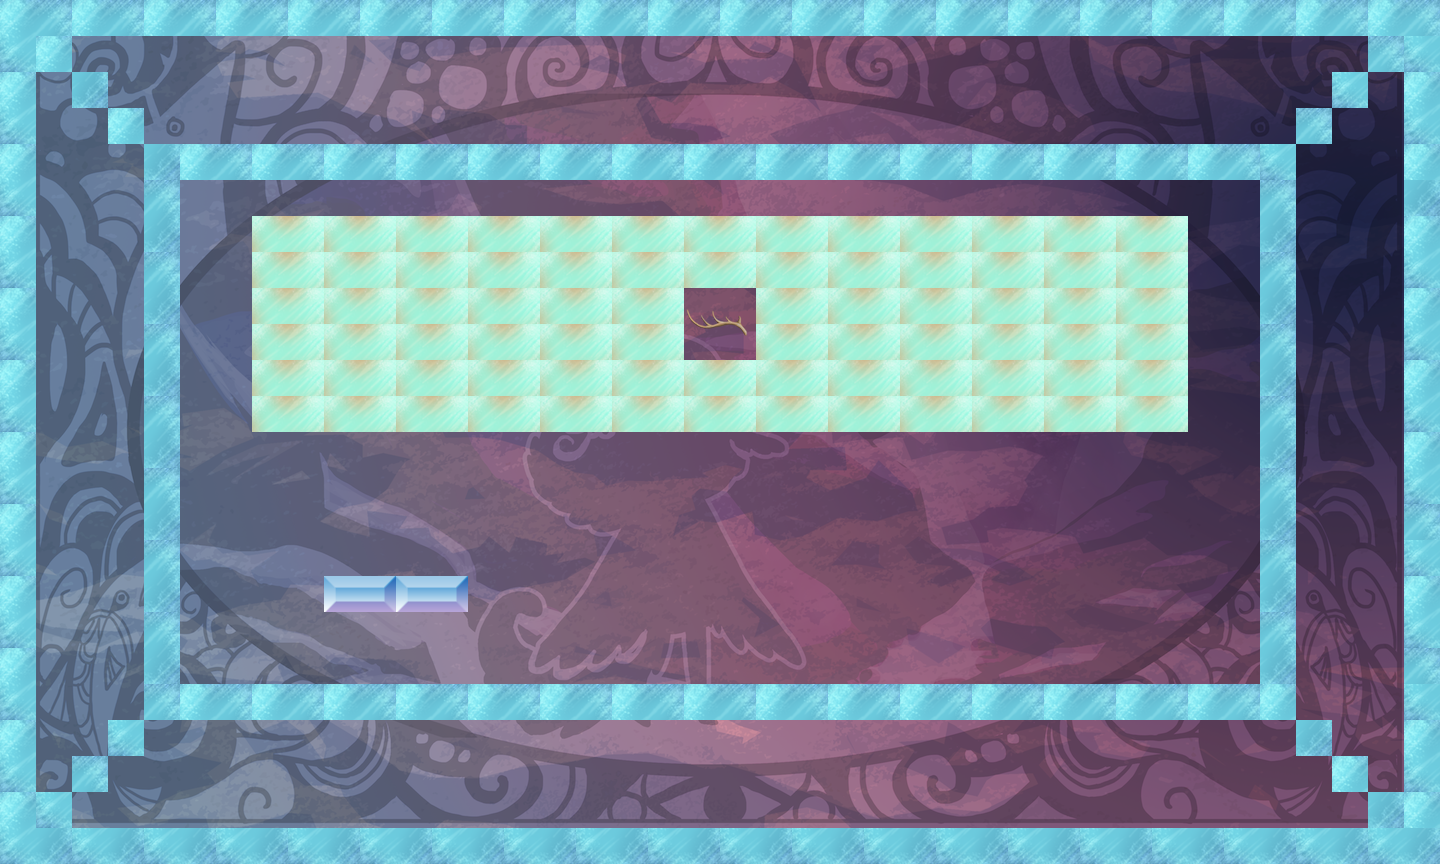

Rendered tile map (Tiled .tmx) drawn with the repository's tilesets; below, a short description and the map source with its tile grids summarised:
An orthogonal 40x24 tile map with 36x36 px tiles, 2 tile layers (bg, tiles), 21 tilesets.

<map version="1.0" orientation="orthogonal" width="40" height="24" tilewidth="36" tileheight="36">
 <properties>
  <property name="itemGoal" value="0" />
  <property name="itemSize" value="0" />
  <property name="playerLocation" value="!json! {&quot;x&quot;: 20, &quot;y&quot;:12 }" />
  <property name="tutorial" value="false" />
 </properties>
 <tileset firstgid="1" name="bg" tilewidth="1440" tileheight="864">
  <tileoffset x="-720" y="432" />
  <image source="../../../art/bg.png" width="1440" height="864" />
 </tileset>
 <tileset firstgid="2" name="redWall" tilewidth="36" tileheight="36">
  <image source="../../../art/redWall.png" width="72" height="72" />
  <tile id="0">
   <properties>
    <property name="bodyType" value="static" />
    <property name="collType" value="solid" />
    <property name="func" value="redWallCollision" />
    <property name="name" value="redWall" />
    <property name="physics:bounce" value="0" />
    <property name="physics:enabled" value="true" />
   </properties>
  </tile>
  <tile id="1">
   <properties>
    <property name="bodyType" value="static" />
    <property name="collType" value="solid" />
    <property name="func" value="redWallCollision" />
    <property name="name" value="redWall" />
    <property name="physics:bounce" value="0" />
    <property name="physics:enabled" value="true" />
   </properties>
  </tile>
  <tile id="2">
   <properties>
    <property name="bodyType" value="static" />
    <property name="collType" value="solid" />
    <property name="func" value="redWallCollision" />
    <property name="name" value="redWall" />
    <property name="physics:bounce" value="0" />
    <property name="physics:enabled" value="true" />
   </properties>
  </tile>
  <tile id="3">
   <properties>
    <property name="bodyType" value="static" />
    <property name="collType" value="solid" />
    <property name="func" value="redWallCollision" />
    <property name="name" value="redWall" />
    <property name="physics:bounce" value="0" />
    <property name="physics:enabled" value="true" />
   </properties>
  </tile>
 </tileset>
 <tileset firstgid="6" name="aura" tilewidth="72" tileheight="72">
  <image source="../../../art/aura.png" width="72" height="72" />
  <tile id="0">
   <properties>
    <property name="bodyType" value="static" />
    <property name="collType" value="passThru" />
    <property name="func" value="blueAuraCollision" />
    <property name="name" value="blueAura" />
    <property name="physics:bounce" value="0" />
    <property name="physics:enabled" value="true" />
   </properties>
  </tile>
 </tileset>
 <tileset firstgid="7" name="rune" tilewidth="72" tileheight="72">
  <image source="../../../art/rune.png" width="72" height="72" />
  <tile id="0">
   <properties>
    <property name="bodyType" value="static" />
    <property name="collType" value="passThru" />
    <property name="func" value="runeCollision" />
    <property name="name" value="rune" />
    <property name="physics:bounce" value="0" />
    <property name="physics:enabled" value="true" />
   </properties>
  </tile>
 </tileset>
 <tileset firstgid="8" name="key" tilewidth="72" tileheight="72">
  <image source="../../../art/antler.png" width="72" height="72" />
  <tile id="0">
   <properties>
    <property name="bodyType" value="static" />
    <property name="collType" value="passThru" />
    <property name="collectible" value="true" />
    <property name="func" value="keyCollision" />
    <property name="name" value="key" />
    <property name="physics:bounce" value="0" />
    <property name="physics:enabled" value="true" />
   </properties>
  </tile>
 </tileset>
 <tileset firstgid="9" name="blueWall" tilewidth="36" tileheight="36">
  <image source="../../../art/blueWall.png" width="72" height="72" />
  <tile id="0">
   <properties>
    <property name="bodyType" value="static" />
    <property name="collType" value="wall" />
    <property name="func" value="blueWallCollision" />
    <property name="name" value="blueWall" />
    <property name="physics:bounce" value="0" />
    <property name="physics:enabled" value="true" />
   </properties>
  </tile>
  <tile id="1">
   <properties>
    <property name="bodyType" value="static" />
    <property name="collType" value="wall" />
    <property name="func" value="blueWallCollision" />
    <property name="name" value="blueWall" />
    <property name="physics:bounce" value="0" />
    <property name="physics:enabled" value="true" />
   </properties>
  </tile>
  <tile id="2">
   <properties>
    <property name="bodyType" value="static" />
    <property name="collType" value="wall" />
    <property name="func" value="blueWallCollision" />
    <property name="name" value="blueWall" />
    <property name="physics:bounce" value="0" />
    <property name="physics:enabled" value="true" />
   </properties>
  </tile>
  <tile id="3">
   <properties>
    <property name="bodyType" value="static" />
    <property name="collType" value="wall" />
    <property name="func" value="blueWallCollision" />
    <property name="name" value="blueWall" />
    <property name="physics:bounce" value="0" />
    <property name="physics:enabled" value="true" />
   </properties>
  </tile>
 </tileset>
 <tileset firstgid="13" name="greenWall" tilewidth="36" tileheight="36">
  <image source="../../../art/greenWall.png" width="72" height="72" />
  <tile id="0">
   <properties>
    <property name="bodyType" value="static" />
    <property name="collType" value="solid" />
    <property name="func" value="greenWallCollision" />
    <property name="name" value="greenWall" />
    <property name="physics:bounce" value="0" />
    <property name="physics:enabled" value="static" />
   </properties>
  </tile>
  <tile id="1">
   <properties>
    <property name="bodyType" value="static" />
    <property name="collType" value="solid" />
    <property name="func" value="greenWallCollision" />
    <property name="name" value="greenWall" />
    <property name="physics:bounce" value="0" />
    <property name="physics:enabled" value="true" />
   </properties>
  </tile>
  <tile id="2">
   <properties>
    <property name="bodyType" value="static" />
    <property name="collType" value="solid" />
    <property name="func" value="greenWallCollision" />
    <property name="name" value="greenWall" />
    <property name="physics:bounce" value="0" />
    <property name="physics:enabled" value="true" />
   </properties>
  </tile>
  <tile id="3">
   <properties>
    <property name="bodyType" value="static" />
    <property name="collType" value="solid" />
    <property name="func" value="greenWallCollision" />
    <property name="name" value="greenWall" />
    <property name="physics:bounce" value="0" />
    <property name="physics:enabled" value="true" />
   </properties>
  </tile>
 </tileset>
 <tileset firstgid="17" name="lockedDoor" tilewidth="72" tileheight="72">
  <image source="../../../art/lockeddoor.png" width="72" height="72" />
  <tile id="0">
   <properties>
    <property name="bodyType" value="static" />
    <property name="collType" value="solid" />
    <property name="func" value="lockedDoorCollision" />
    <property name="name" value="lockedDoor" />
    <property name="physics:bounce" value="0" />
    <property name="physics:enabled" value="true" />
   </properties>
  </tile>
 </tileset>
 <tileset firstgid="18" name="runeblue" tilewidth="72" tileheight="72">
  <image source="../../../art/runeblue.png" width="72" height="72" />
  <tile id="0">
   <properties>
    <property name="bodyType" value="static" />
    <property name="collType" value="passThru" />
    <property name="func" value="runeCollision" />
    <property name="name" value="blueRune" />
    <property name="physics:bounce" value="0" />
    <property name="physics:enabled" value="true" />
   </properties>
  </tile>
 </tileset>
 <tileset firstgid="19" name="runegreen" tilewidth="72" tileheight="72">
  <image source="../../../art/runegreen.png" width="72" height="72" />
  <tile id="0">
   <properties>
    <property name="bodyType" value="static" />
    <property name="collType" value="passThru" />
    <property name="func" value="runeCollision" />
    <property name="name" value="greenRune" />
    <property name="physics:bounce" value="0" />
    <property name="physics:enabled" value="true" />
   </properties>
  </tile>
 </tileset>
 <tileset firstgid="20" name="runepink" tilewidth="72" tileheight="72">
  <image source="../../../art/runepink.png" width="72" height="72" />
  <tile id="0">
   <properties>
    <property name="bodyType" value="static" />
    <property name="collType" value="passThru" />
    <property name="func" value="runeCollision" />
    <property name="name" value="pinkRune" />
    <property name="physics:bounce" value="0" />
    <property name="physics:enabled" value="true" />
   </properties>
  </tile>
 </tileset>
 <tileset firstgid="21" name="runepurple" tilewidth="72" tileheight="72">
  <image source="../../../art/runepurple.png" width="72" height="72" />
  <tile id="0">
   <properties>
    <property name="bodyType" value="static" />
    <property name="collType" value="passThru" />
    <property name="func" value="runeCollision" />
    <property name="name" value="purpleRune" />
    <property name="physics:bounce" value="0" />
    <property name="physics:enabled" value="true" />
   </properties>
  </tile>
 </tileset>
 <tileset firstgid="22" name="runeyellow" tilewidth="72" tileheight="72">
  <image source="../../../art/runeyellow.png" width="72" height="72" />
  <tile id="0">
   <properties>
    <property name="bodyType" value="static" />
    <property name="collType" value="passThru" />
    <property name="func" value="runeCollision" />
    <property name="name" value="yellowRune" />
    <property name="physics:bounce" value="0" />
    <property name="physics:enabled" value="true" />
   </properties>
  </tile>
 </tileset>
 <tileset firstgid="23" name="greenAura1" tilewidth="72" tileheight="72">
  <image source="../../../art/greenaura1.png" width="72" height="72" />
  <tile id="0">
   <properties>
    <property name="bodyType" value="static" />
    <property name="collType" value="passThru" />
    <property name="func" value="greenAuraCollision" />
    <property name="name" value="greenAura" />
    <property name="physics:bounce" value="0" />
    <property name="physics:enabled" value="true" />
   </properties>
  </tile>
 </tileset>
 <tileset firstgid="24" name="greenAura2" tilewidth="72" tileheight="72">
  <image source="../../../art/greenaura2.png" width="72" height="72" />
  <tile id="0">
   <properties>
    <property name="bodyType" value="static" />
    <property name="collType" value="passThru" />
    <property name="func" value="greenAuraCollision" />
    <property name="name" value="greenAura" />
    <property name="physics:bounce" value="0" />
    <property name="physics:enabled" value="true" />
   </properties>
  </tile>
 </tileset>
 <tileset firstgid="25" name="whiteAura" tilewidth="72" tileheight="72">
  <image source="../../../art/whiteaura.png" width="72" height="72" />
  <tile id="0">
   <properties>
    <property name="bodyType" value="static" />
    <property name="collType" value="passThru" />
    <property name="func" value="whiteAuraCollision" />
    <property name="name" value="whiteAura" />
    <property name="physics:bounce" value="0" />
    <property name="physics:enabled" value="true" />
   </properties>
  </tile>
 </tileset>
 <tileset firstgid="26" name="redAura" tilewidth="72" tileheight="72">
  <image source="../../../art/redaura.png" width="72" height="72" />
  <tile id="0">
   <properties>
    <property name="bodyType" value="static" />
    <property name="collType" value="passThru" />
    <property name="func" value="redAuraCollision" />
    <property name="name" value="redAura" />
    <property name="physics:bounce" value="0" />
    <property name="physics:enabled" value="true" />
   </properties>
  </tile>
 </tileset>
 <tileset firstgid="27" name="redAura1" tilewidth="72" tileheight="72">
  <image source="../../../art/redaura1.png" width="72" height="72" />
  <tile id="0">
   <properties>
    <property name="bodyType" value="static" />
    <property name="collType" value="passThru" />
    <property name="func" value="redAuraCollision" />
    <property name="name" value="redAura" />
    <property name="physics:bounce" value="0" />
    <property name="physics:enabled" value="true" />
   </properties>
  </tile>
 </tileset>
 <tileset firstgid="28" name="redAura2" tilewidth="72" tileheight="72">
  <image source="../../../art/redaura2.png" width="72" height="72" />
  <tile id="0">
   <properties>
    <property name="bodyType" value="static" />
    <property name="collType" value="passThru" />
    <property name="func" value="redAuraCollision" />
    <property name="name" value="redAura" />
    <property name="physics:bounce" value="0" />
    <property name="physics:enabled" value="true" />
   </properties>
  </tile>
 </tileset>
 <tileset firstgid="29" name="blackWall" tilewidth="36" tileheight="36">
  <image source="../../../art/blackWall.png" width="72" height="72" />
 </tileset>
 <tileset firstgid="33" name="bounceWall" tilewidth="36" tileheight="36">
  <image source="../../../art/bounceWall.png" width="72" height="37" />
 </tileset>
 <layer name="bg" width="40" height="24">
  <data>[960 cells, 3 non-empty, 3 distinct tile ids]</data>
 </layer>
 <layer name="tiles" width="40" height="24">
  <data>[960 cells, 385 non-empty, 9 distinct tile ids]</data>
 </layer>
</map>
